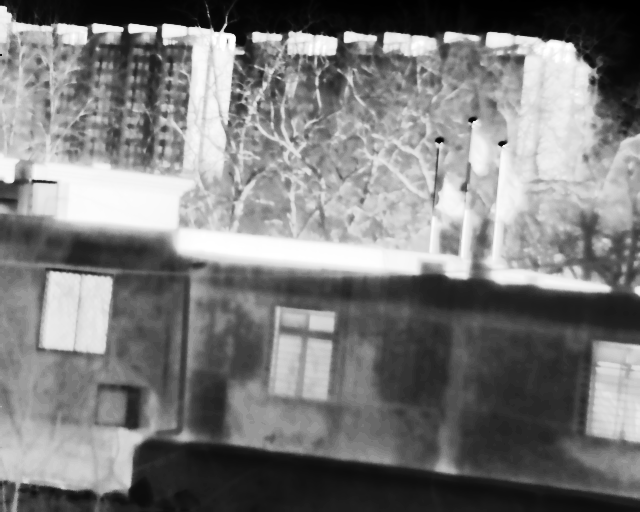
%> input picture 20250113/Infrared_Image_Algorithm/BBHE-保持亮度的双直方图均衡化/BBHE-保持亮度的双直方图均衡化-BBHE-场景1.png, 640 x 512 px
$ octave --eval "EvaluateQuality(imread('../BBHE-保持亮度的双直方图均衡化/BBHE-保持亮度的双直方图均衡化-BBHE-场景1.png'));"   (GNU Octave 9; MATLAB toolbox functions it lacks are replaced by stand-ins)
%> lines starting %> are read from the running program, lines starting %| are printed output that depends on the picture; long printed decimals are rounded
% 评价图片质量
function  EvaluateQuality(Image)

    [rows,cols] = size(Image);
%> rows = 512; cols = 640

    %计算图片图片的信噪比SNR
    % 计算图像像素的平均值
    image_mean = mean(Image(:));
%> image_mean = 123.8
    % 计算信号功率
    signal_power = image_mean^2;
%> signal_power = 15335.9
    % 计算噪声功率
    noise_power = mean(mean((Image - image_mean).^2));
%> noise_power = 115.8
    % 计算信噪比（单位：dB）
    SNR = 10 * log10(signal_power / noise_power);
%> SNR = 21.22
    disp(['    图像的μ均值 = ', num2str(image_mean), ' RMS均方根 = ' ,num2str(sqrt(noise_power))]);
%|     图像的μ均值 = 123.8382 RMS均方根 = 10.7587
    disp(['    图像的SNR信噪比 = ', num2str(SNR), ' dB']);
%|     图像的SNR信噪比 = 21.2219 dB

    %计算图片的平均梯度AG
    % 使用Sobel算子计算水平方向的梯度
    Gx = double(imfilter(Image, fspecial('sobel')));
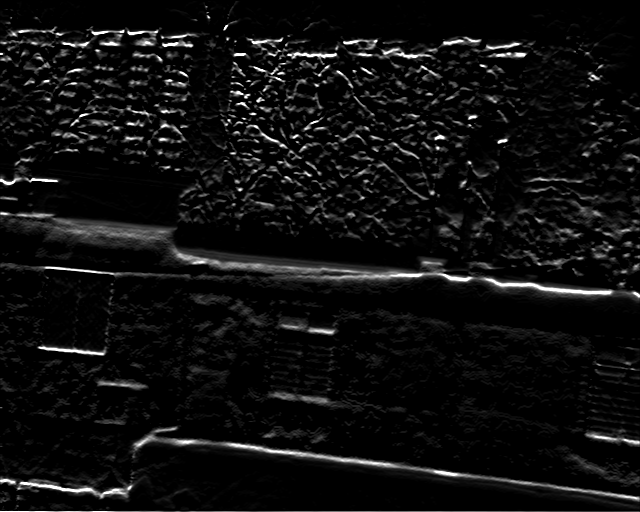
%> Gx: size 512x640 double; min 0, max 255, mean 15.1
    % 使用Sobel算子计算垂直方向的梯度
    Gy = double(imfilter(Image, fspecial('sobel').'));
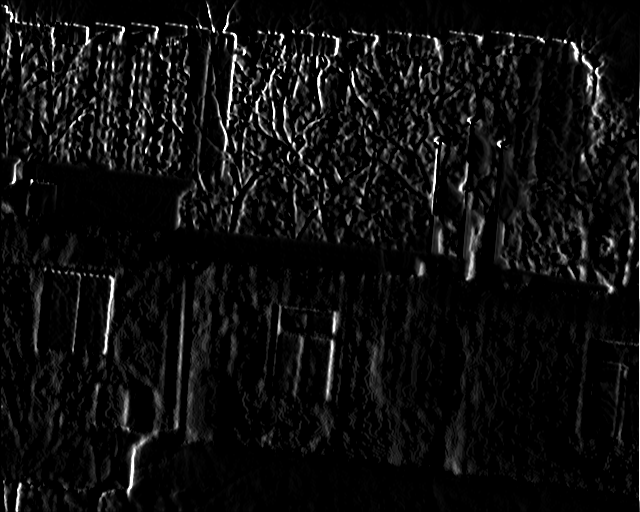
%> Gy: size 512x640 double; min 0, max 255, mean 14.7
    % 计算梯度幅值
    gradient_magnitude = sqrt(Gx.^2 + Gy.^2);
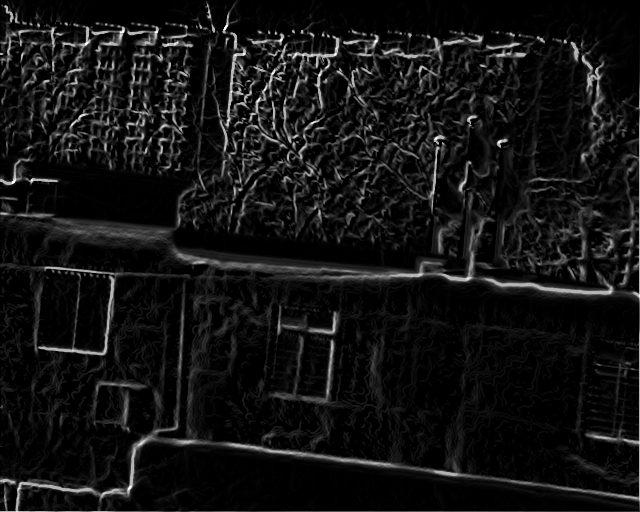
%> gradient_magnitude: size 512x640 double; min 0, max 360.6, mean 27.2; drawn with min black and max white
    % 计算平均梯度
    average_gradient = mean(gradient_magnitude(:));
%> average_gradient = 27.24
    disp(['    图像的AG平均梯度 = ', num2str(average_gradient)]);
%|     图像的AG平均梯度 = 27.241

    %计算图像的全局对比度
    % 计算图像的均值
    image_mean = mean(double(Image(:)));
    % 计算图像的标准差
    image_std = std(double(Image(:)));
%> image_std = 74.37
    % 计算对比度
    contrast = image_std / image_mean;
%> contrast = 0.601
    disp(['    图像的对比度 =  ', num2str(contrast)]);
%|     图像的对比度 =  0.6006

    %计算图像信息熵
    % 获取图像的灰度直方图，返回每个灰度值的像素数量
    histogram = imhist(Image);
%> histogram = 256 values, max 10914 at index 121, min 0 at index 28, mean 1280
    % 计算图像的总像素数量
    total_pixels = numel(Image);
%> total_pixels = 327680
    % 计算每个灰度值出现的概率
    probabilities = histogram / total_pixels;
%> probabilities = 256 values, max 0.0333 at index 121, min 0 at index 28, mean 0.00391
    % 计算信息熵
    entropy = 0;
    for i = 1:length(probabilities)
        if probabilities(i) > 0
            entropy = entropy - probabilities(i) * log2(probabilities(i));
        end
    end
%> this loop made 256 passes
%> entropy on passes 1 to 12: 0.0145, 0.0517, 0.0879, 0.116, 0.151, 0.183, 0.224, 0.259, 0.29, 0.327, 0.364, 0.396
%> after the loop, entropy = 6.36
    disp("    信息熵 = " + entropy);
%|     信息熵 = 6.3567
end

% 计算PSNR峰值信噪比
function  EvaluateQualityPSNR(original_image,processed_image)
    % 计算均方误差（MSE）
    [m, n] = size(original_image);
    MSE = sum(sum((original_image - processed_image).^2)) / (m * n);

    % 计算PSNR
    if MSE == 0
        PSNR = Inf;
    else
        PSNR = 10 * log10((255^2) / MSE);
    end
    disp(['图像的PSNR为: ', num2str(PSNR), 'dB']);

end
